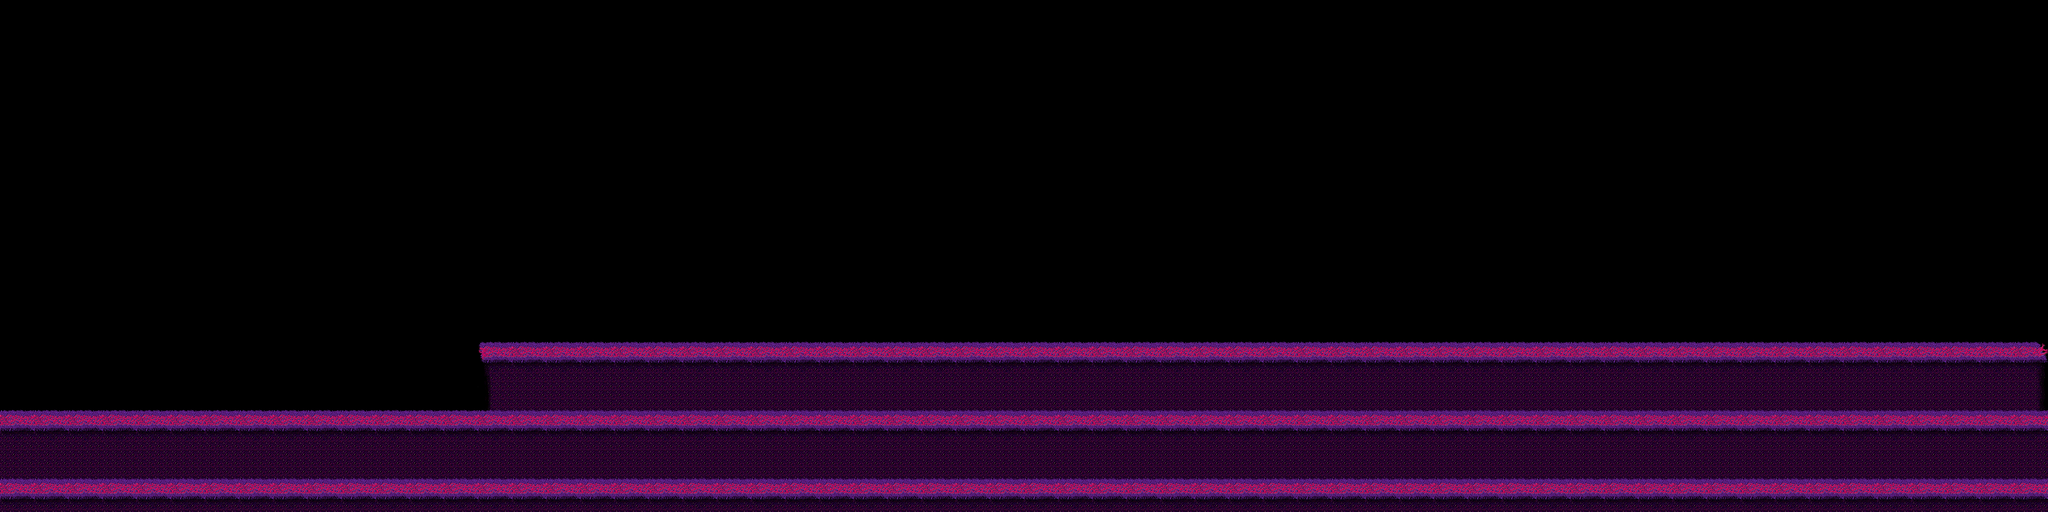

A 2D game scene composited from a Tiled map and its tileset images. What follows is a short description and the map's XML, with each tile layer's data collapsed to a summary:
An orthogonal 60x15 tile map with 128x128 px tiles, 2 tile layers (Background, CollisionTop).

<map version="1.0" orientation="orthogonal" width="60" height="15" tilewidth="128" tileheight="128">
 <tileset firstgid="1" name="tiles_aubrey" tilewidth="128" tileheight="128">
  <image source="tiles_aubrey.png" width="2048" height="2048" />
 </tileset>
 <layer name="Background" width="60" height="15">
  <data>[900 cells, 212 non-empty, 3 distinct tile ids]</data>
 </layer>
 <layer name="CollisionTop" width="60" height="15">
  <data>[900 cells, 166 non-empty, 3 distinct tile ids]</data>
 </layer>
</map>
